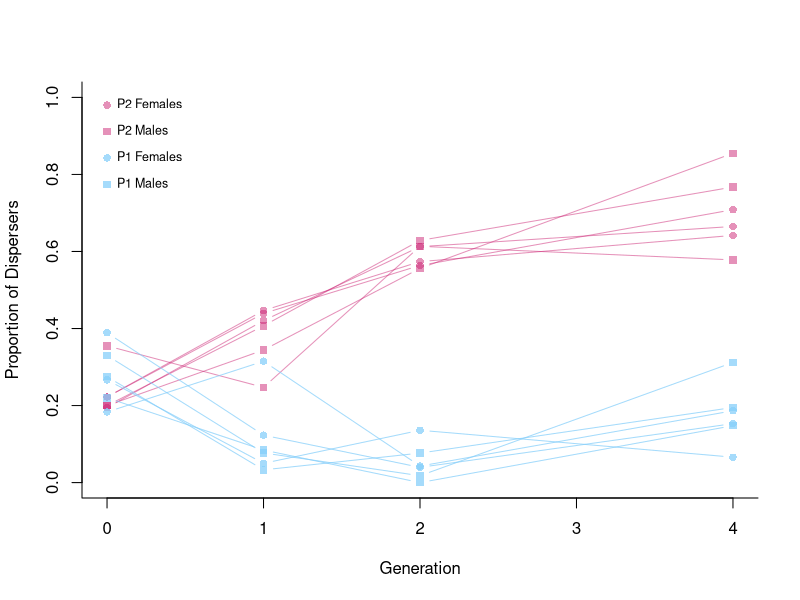

Recreate this plot in R.
#Plot of Generations of Parentals

dat <- read.csv("../data/herit.csv")
pchs <- rep(c(15,16), each=3, times=2)

p2 <- rgb(80,14,46, 50, maxColorValue = 100)
p1 <- rgb(53,81,98, 75, maxColorValue = 100)
cols <- rep(c(p2,p1), each=6)
plot(y=0,x=0, type="b",ylim=c(0,1),xlim=c(0,4),col="white",xlab="Generation",
     ylab="Proportion of Dispersers", bty = "l")
for(i in 1:12){
  lines(y=dat[i,c(4:6,8)],x=c(0:2,4), type="b",pch=pchs[i],col=cols[i])
}

#legend
line <- c("P2 Females", "P2 Males", "P1 Females", "P1 Males")
Cols <- rep(c(rgb(80,14,46, 50, maxColorValue = 100), 
              rgb(53,81,98, 75, maxColorValue = 100)), each = 2)
points <- rep(c(16,15),times=2)
ys <- seq(from=0.98, to=.5, length.out=8)
for(i in 1:4){
  points(x=0, y=ys[i], pch=points[i], col=Cols[i])
  text(x=0,y=ys[i], labels=line[i], pos=4,cex=.75)
}



#Export Size 5x5



